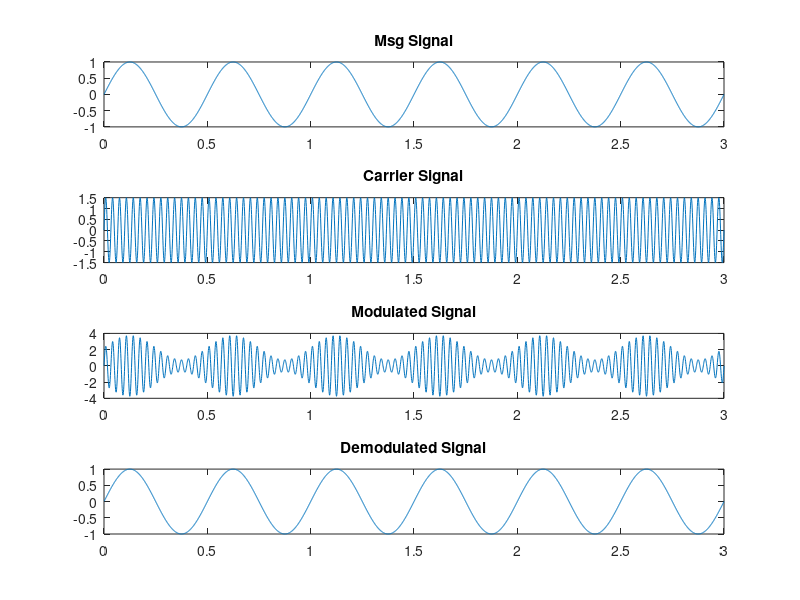

Source code (MATLAB):
clc;
clear all;

msgAmp = 1;
msgFreq = 2;
time = 0 : 0.001 : 3;
msgSignal = msgAmp * sin(2 * pi * msgFreq * time);
subplot(4, 1, 1);
plot(time, msgSignal);
title('Msg Signal');

carrierAmp = 1.5;
carrierFreq = 30;
carrierSignal = carrierAmp * sin(2 * pi * carrierFreq * time);
subplot(4, 1, 2);
plot(time, carrierSignal);
title('Carrier Signal');

modulatedSignal = (carrierAmp + msgSignal) .* carrierSignal;
subplot(4, 1, 3);
plot(time, modulatedSignal);
title('Modulated Signal');

demodulatedSignal = (modulatedSignal ./ carrierSignal) - carrierAmp;
subplot(4, 1, 4);
plot(time, demodulatedSignal);
title('Demodulated Signal');